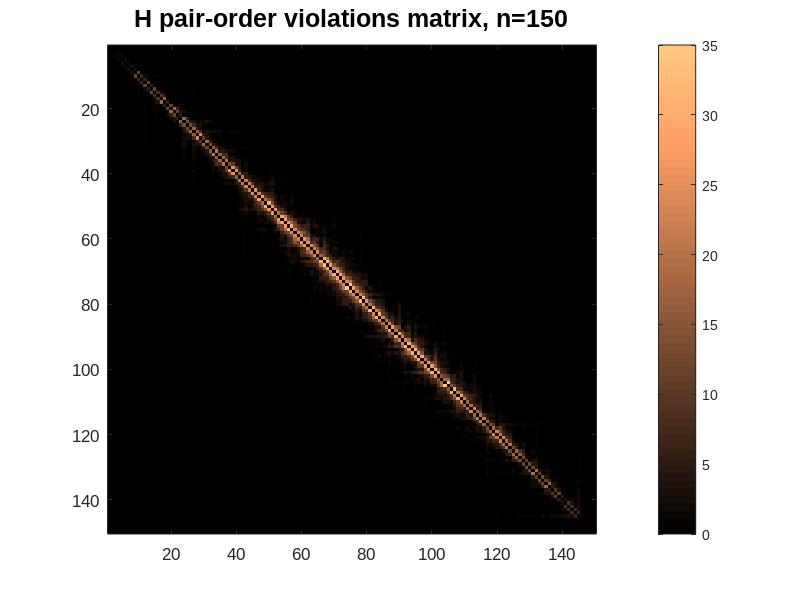
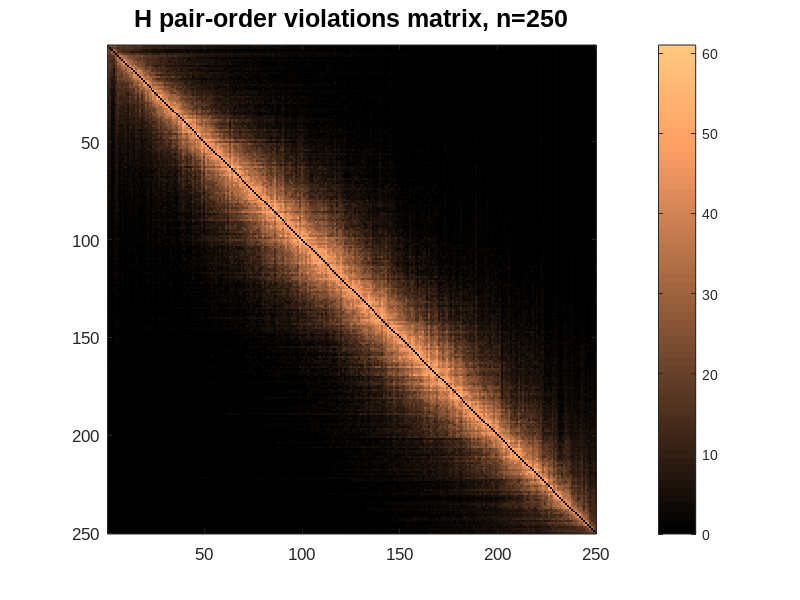
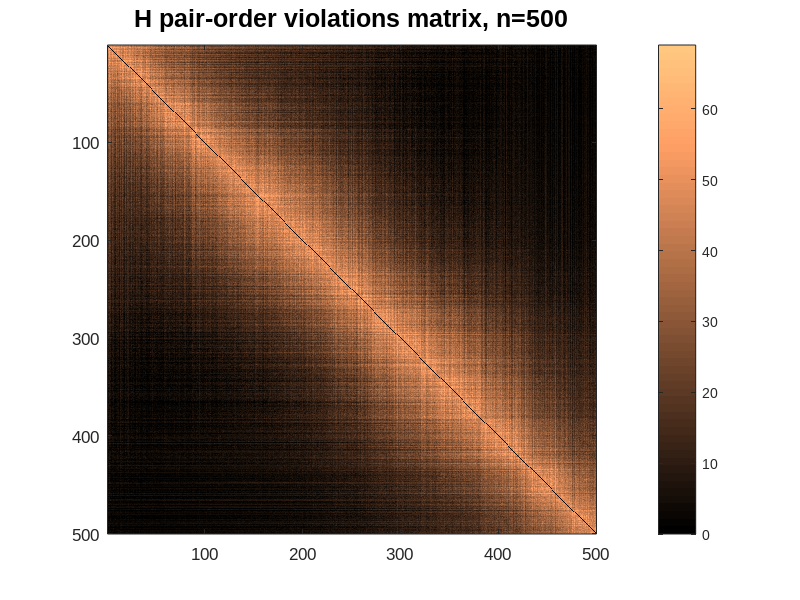

These charts were generated, in order, by the following MATLAB code:
%% Octave

set (0, "defaultaxesfontname", "Arial")
set (0, "defaulttextfontname", "Arial")


load('HRViolMatrix150.dat')
colormap(copper)
imagesc(HRViolMatrix150);
axis ("square");
%caxis([0, 20])
set(gca,'fontsize',12); % sets font of numbers on axes 
title('H pair-order violations matrix, n=150', 'fontsize',18);
colorbar ("EastOutside")
print -dpdf HRViolMatrix150.pdf

load('HRViolMatrix250.dat')
colormap(copper)
imagesc(HRViolMatrix250);
axis ("square");
%caxis([0, 20])
set(gca,'fontsize',12); % sets font of numbers on axes 
title('H pair-order violations matrix, n=250', 'fontsize',18);
colorbar ("EastOutside")
print -dpdf HRViolMatrix250.pdf

load('HRViolMatrix500.dat')
colormap(copper)
imagesc(HRViolMatrix500);
axis ("square");
%caxis([0, 20])
set(gca,'fontsize',12); % sets font of numbers on axes 
title('H pair-order violations matrix, n=500', 'fontsize',18);
colorbar ("EastOutside")
print -dpdf HRViolMatrix500.pdf
